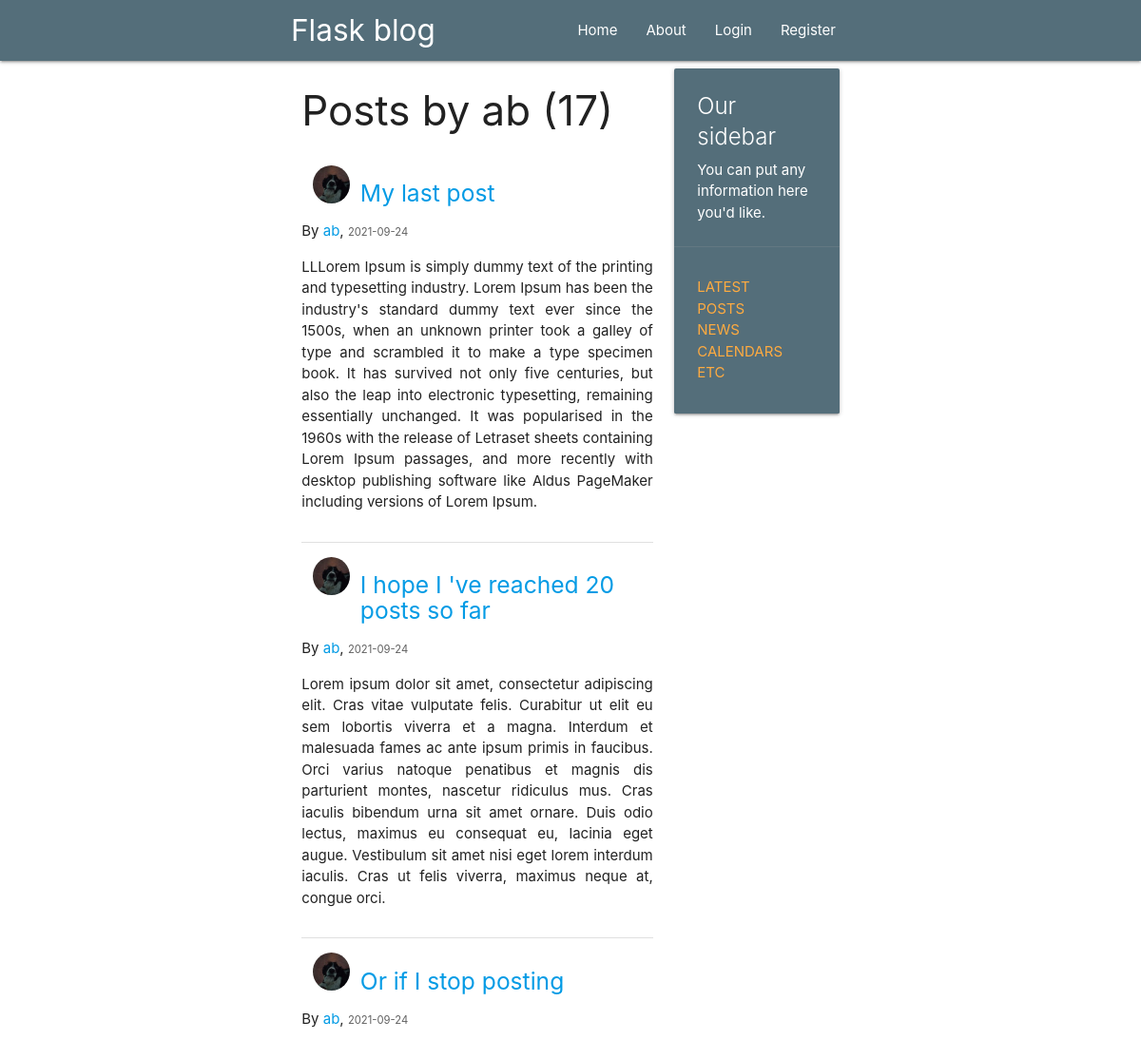
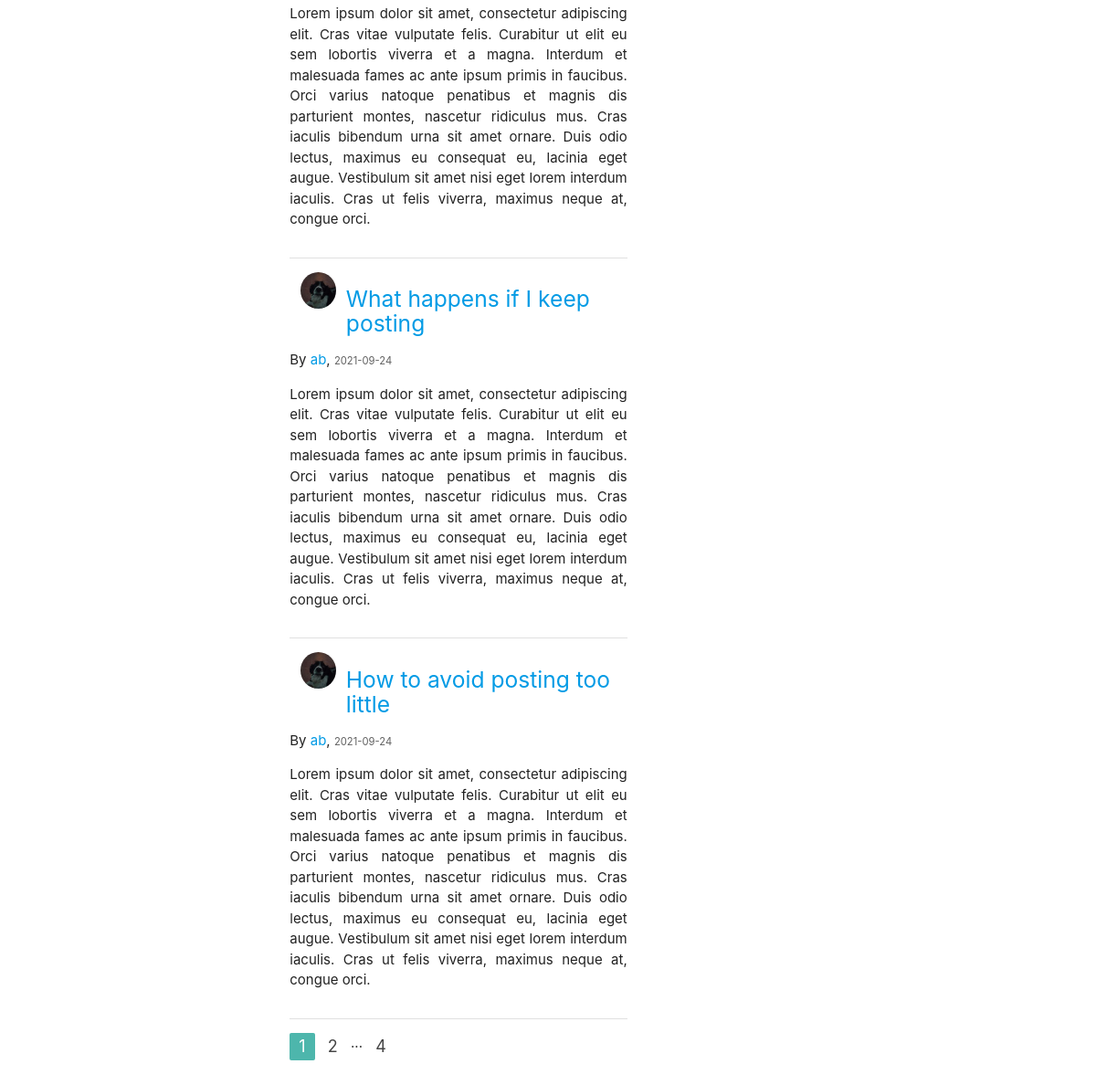
Page /user/ab on the committed database (2 pictures, top to bottom).
### flaskblog/models.py (models this page shows, shortened)
class User(db.Model, UserMixin):
    id = db.Column(db.Integer, primary_key=True)
    username = db.Column(db.String(20), unique=True, nullable=False)
    email = db.Column(db.String(120), unique=True, nullable=False)
    image_file = db.Column(db.String(20), nullable=False, default='default.jpg')
    password = db.Column(db.String(60), nullable=False)
    posts = db.relationship('Post', backref='author', cascade="all,delete",
                            lazy=True)

class Post(db.Model):
    id = db.Column(db.Integer, primary_key=True)
    title = db.Column(db.String(100), nullable=False)
    date_posted = db.Column(db.DateTime, nullable=False,
                            default=datetime.utcnow)
    content = db.Column(db.Text, nullable=False)
    user_id = db.Column(db.Integer, db.ForeignKey('user.id'), nullable=False)

### flaskblog/users/routes.py (the view)
@users.route("/user/<string:username>")
def user_posts(username):
    page = request.args.get('page', 1, type=int)
    user = User.query.filter_by(username=username).first_or_404()
    posts = Post.query.filter_by(author=user) \
        .order_by(Post.date_posted.desc()) \
        .paginate(page=page, per_page=5)
    return render_template('user_posts.html', posts=posts, user=user)

### flaskblog/templates/user_posts.html
{% extends "layout.html" %}
{% block content %}
<h3>Posts by {{ user.username }} ({{ posts.total }})</h3>
{% for post in posts.items %}
    <div class="section">
        <div class="col s2">
            <img src="{{ url_for('static', filename='profile/'+ post.author.image_file) }}" alt=""
                 class="circle responsive-img">
        </div>
        <h5><a href="{{ url_for('posts.post', post_id=post.id) }}">{{ post.title }}</a></h5>
        <p>By <a href="{{ url_for('users.user_posts', username=post.author.username) }}">{{ post.author.username }}</a>,
            <small class="grey-text text-darken-2">{{ post.date_posted.strftime('%Y-%m-%d') }}</small>
        </p>
        <p style="text-align: justify">{{ post.content }}</p>
    </div>
    <div class="divider"></div>
{% endfor %}
<ul class="pagination">
    {% for page_num in posts.iter_pages(left_edge=1, right_edge=1, left_current=1, right_current=2) %}
        {% if page_num %}
            {% if posts.page == page_num %}
                <li class="active teal lighten-2"><a href="{{ url_for('users.user_posts', username=user.username, page=page_num) }}">{{ page_num }}</a></li>
            {% else %}
                <li><a href="{{ url_for('users.user_posts', username=user.username, page=page_num) }}">{{ page_num }}</a></li>
            {% endif %}
        {% else %}
            ...
        {% endif %}
    {% endfor %}
</ul>
{% endblock content%}

### rows in the picture
User: username "ab"
Post: image_file (picture), title "My last post", author.username "ab", date_posted "2021-09-24", content "LLLorem Ipsum is simply dummy text of the printing and typesetting industry. Lorem Ipsum has been the industry's standard dummy text ever since the 1500s, when an unknown printer took a galley of type and scrambled it to make a type specimen book. It has survived not only five centuries, but also the leap into electronic typesetting, remaining essentially unchanged. It was popularised in the 1960s with the release of Letraset sheets containing Lorem Ipsum passages, and more recently with desktop publishing software like Aldus PageMaker including versions of Lorem Ipsum."
Post: image_file (picture), title "I hope I 've reached 20 posts so far", author.username "ab", date_posted "2021-09-24", content "Lorem ipsum dolor sit amet, consectetur adipiscing elit. Cras vitae vulputate felis. Curabitur ut elit eu sem lobortis viverra et a magna. Interdum et malesuada fames ac ante ipsum primis in faucibus. Orci varius natoque penatibus et magnis dis parturient montes, nascetur ridiculus mus. Cras iaculis bibendum urna sit amet ornare. Duis odio lectus, maximus eu consequat eu, lacinia eget augue. Vestibulum sit amet nisi eget lorem interdum iaculis. Cras ut felis viverra, maximus neque at, congue orci."
Post: image_file (picture), title "Or if I stop posting", author.username "ab", date_posted "2021-09-24", content "Lorem ipsum dolor sit amet, consectetur adipiscing elit. Cras vitae vulputate felis. Curabitur ut elit eu sem lobortis viverra et a magna. Interdum et malesuada fames ac ante ipsum primis in faucibus. Orci varius natoque penatibus et magnis dis parturient montes, nascetur ridiculus mus. Cras iaculis bibendum urna sit amet ornare. Duis odio lectus, maximus eu consequat eu, lacinia eget augue. Vestibulum sit amet nisi eget lorem interdum iaculis. Cras ut felis viverra, maximus neque at, congue orci."
Post: image_file (picture), title "What happens if I keep posting", author.username "ab", date_posted "2021-09-24", content "Lorem ipsum dolor sit amet, consectetur adipiscing elit. Cras vitae vulputate felis. Curabitur ut elit eu sem lobortis viverra et a magna. Interdum et malesuada fames ac ante ipsum primis in faucibus. Orci varius natoque penatibus et magnis dis parturient montes, nascetur ridiculus mus. Cras iaculis bibendum urna sit amet ornare. Duis odio lectus, maximus eu consequat eu, lacinia eget augue. Vestibulum sit amet nisi eget lorem interdum iaculis. Cras ut felis viverra, maximus neque at, congue orci."
Post: image_file (picture), title "How to avoid posting too little", author.username "ab", date_posted "2021-09-24", content "Lorem ipsum dolor sit amet, consectetur adipiscing elit. Cras vitae vulputate felis. Curabitur ut elit eu sem lobortis viverra et a magna. Interdum et malesuada fames ac ante ipsum primis in faucibus. Orci varius natoque penatibus et magnis dis parturient montes, nascetur ridiculus mus. Cras iaculis bibendum urna sit amet ornare. Duis odio lectus, maximus eu consequat eu, lacinia eget augue. Vestibulum sit amet nisi eget lorem interdum iaculis. Cras ut felis viverra, maximus neque at, congue orci."

### other values in the picture
{{ posts.total }} "17"
{{ page_num }} "1"
{{ page_num }} "2" "4"
